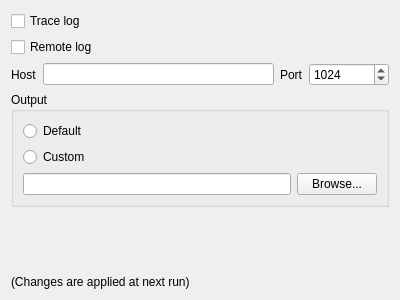
<?xml version="1.0" encoding="UTF-8"?>
<ui version="4.0">
 <class>SettingLoggingForm</class>
 <widget class="QWidget" name="SettingLoggingForm">
  <property name="geometry">
   <rect>
    <x>0</x>
    <y>0</y>
    <width>400</width>
    <height>300</height>
   </rect>
  </property>
  <property name="windowTitle">
   <string>Logging</string>
  </property>
  <layout class="QVBoxLayout" name="verticalLayout_2">
   <item>
    <widget class="QCheckBox" name="checkBox_trace_log">
     <property name="text">
      <string>Trace log</string>
     </property>
    </widget>
   </item>
   <item>
    <widget class="QCheckBox" name="checkBox_remote_log">
     <property name="text">
      <string>Remote log</string>
     </property>
    </widget>
   </item>
   <item>
    <layout class="QHBoxLayout" name="horizontalLayout_2">
     <item>
      <widget class="QLabel" name="label_2">
       <property name="text">
        <string>Host</string>
       </property>
      </widget>
     </item>
     <item>
      <widget class="QLineEdit" name="lineEdit_remote_log_host"/>
     </item>
     <item>
      <widget class="QLabel" name="label_3">
       <property name="text">
        <string>Port</string>
       </property>
      </widget>
     </item>
     <item>
      <widget class="QSpinBox" name="spinBox_remote_log_port">
       <property name="sizePolicy">
        <sizepolicy hsizetype="Fixed" vsizetype="Fixed">
         <horstretch>0</horstretch>
         <verstretch>0</verstretch>
        </sizepolicy>
       </property>
       <property name="minimumSize">
        <size>
         <width>80</width>
         <height>0</height>
        </size>
       </property>
       <property name="maximumSize">
        <size>
         <width>80</width>
         <height>16777215</height>
        </size>
       </property>
       <property name="minimum">
        <number>1</number>
       </property>
       <property name="maximum">
        <number>65535</number>
       </property>
       <property name="value">
        <number>1024</number>
       </property>
      </widget>
     </item>
    </layout>
   </item>
   <item>
    <widget class="QGroupBox" name="groupBox">
     <property name="title">
      <string>Output</string>
     </property>
     <layout class="QVBoxLayout" name="verticalLayout">
      <item>
       <widget class="QRadioButton" name="radioButton_dir_default">
        <property name="text">
         <string>Default</string>
        </property>
       </widget>
      </item>
      <item>
       <widget class="QRadioButton" name="radioButton_dir_custom">
        <property name="text">
         <string>Custom</string>
        </property>
       </widget>
      </item>
      <item>
       <widget class="QFrame" name="frame_custom_dir">
        <property name="frameShape">
         <enum>QFrame::Shape::NoFrame</enum>
        </property>
        <property name="frameShadow">
         <enum>QFrame::Shadow::Raised</enum>
        </property>
        <layout class="QHBoxLayout" name="horizontalLayout">
         <property name="leftMargin">
          <number>0</number>
         </property>
         <property name="topMargin">
          <number>0</number>
         </property>
         <property name="rightMargin">
          <number>0</number>
         </property>
         <property name="bottomMargin">
          <number>0</number>
         </property>
         <item>
          <widget class="QLineEdit" name="lineEdit_custom_log_dir"/>
         </item>
         <item>
          <widget class="QPushButton" name="pushButton_browse_output_dir">
           <property name="text">
            <string>Browse...</string>
           </property>
          </widget>
         </item>
        </layout>
       </widget>
      </item>
     </layout>
    </widget>
   </item>
   <item>
    <spacer name="verticalSpacer">
     <property name="orientation">
      <enum>Qt::Orientation::Vertical</enum>
     </property>
     <property name="sizeHint" stdset="0">
      <size>
       <width>20</width>
       <height>279</height>
      </size>
     </property>
    </spacer>
   </item>
   <item>
    <widget class="QLabel" name="label">
     <property name="text">
      <string>(Changes are applied at next run)</string>
     </property>
    </widget>
   </item>
  </layout>
 </widget>
 <tabstops>
  <tabstop>checkBox_trace_log</tabstop>
  <tabstop>checkBox_remote_log</tabstop>
  <tabstop>lineEdit_remote_log_host</tabstop>
  <tabstop>spinBox_remote_log_port</tabstop>
  <tabstop>radioButton_dir_default</tabstop>
  <tabstop>radioButton_dir_custom</tabstop>
  <tabstop>lineEdit_custom_log_dir</tabstop>
  <tabstop>pushButton_browse_output_dir</tabstop>
 </tabstops>
 <resources/>
 <connections/>
</ui>
